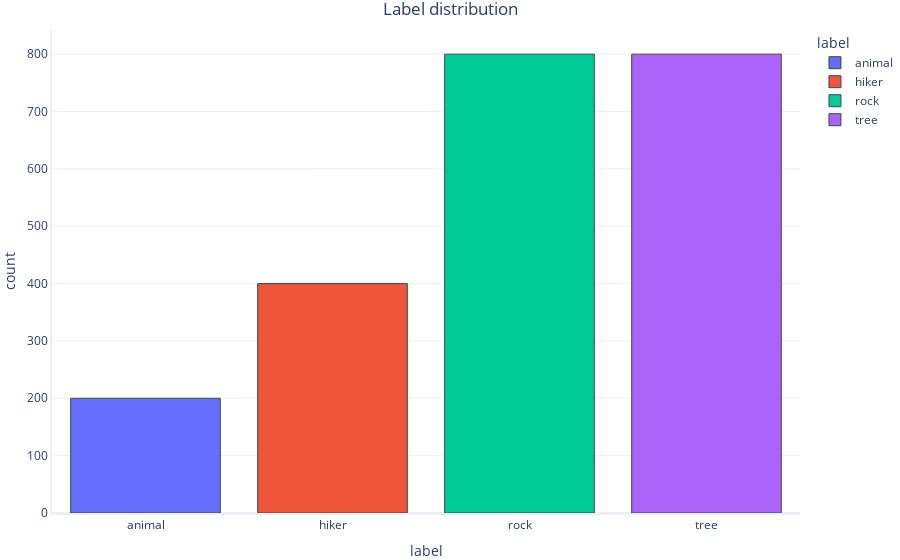

The code cell stored with this chart in its notebook:
### Markdown cell above
## Data Exploration

We can see that the dataset heas both continuous (`size`, `roughness`, `motion`) and categorical data (`color` and `label`).
Let's do some quick data exploration and see what different labels we have and their respective counts:

### Code cell
import graphing # custom graphing code. See our GitHub repo for details

# Plot a histogram with counts for each label
graphing.multiple_histogram(dataset, label_x="label", label_group="label", title="Label distribution")

### Figure 1 — Plotly figure (JSON) as saved in the notebook; plotly's stock layout.template omitted (floating-point values rounded to 4 significant figures; data arrays with more than 128 entries replaced by an {"elided": "..."} marker saying what was removed)
{"data": [{"histfunc": "count", "name": "animal", "type": "histogram", "x": {"elided": "200 str values"}}, {"histfunc": "count", "name": "hiker", "type": "histogram", "x": {"elided": "400 str values"}}, {"histfunc": "count", "name": "rock", "type": "histogram", "x": {"elided": "800 str values"}}, {"histfunc": "count", "name": "tree", "type": "histogram", "x": {"elided": "800 str values"}}], "layout": {"legend": {"title": {"text": "label"}}, "title": {"text": "Label distribution"}, "xaxis": {"title": {"text": "label"}}, "yaxis": {"title": {"text": "count"}}}}
